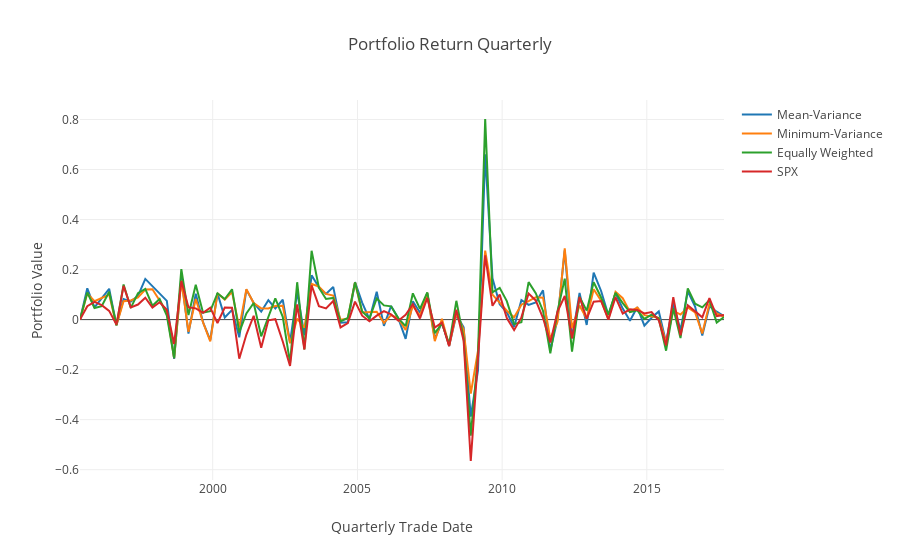

The notebook cell this image was saved under:
### Markdown cell above
## 4.2 Plot Portfolio Return

### Code cell
trace_return1 = go.Scatter(x = time_ind, y = portfolio_return_meanv, mode = 'lines', name = 'Mean-Variance')
trace_return2 = go.Scatter(x = time_ind, y = portfolio_return_minv, mode = 'lines', name = 'Minimum-Variance')
trace_return3 = go.Scatter(x = time_ind, y = portfolio_return_equal, mode = 'lines', name = 'Equally Weighted')
trace_return4 = go.Scatter(x = time_ind, y = spx_return, mode = 'lines', name = 'SPX')

data = [trace_return1,trace_return2,trace_return3,trace_return4]
layout = dict(title = "Portfolio Return Quarterly", 
              xaxis = dict(title = 'Quarterly Trade Date'), 
              yaxis = dict(title = 'Portfolio Value'))
fig = dict(data = data, layout = layout)
plotly.offline.iplot(fig)
